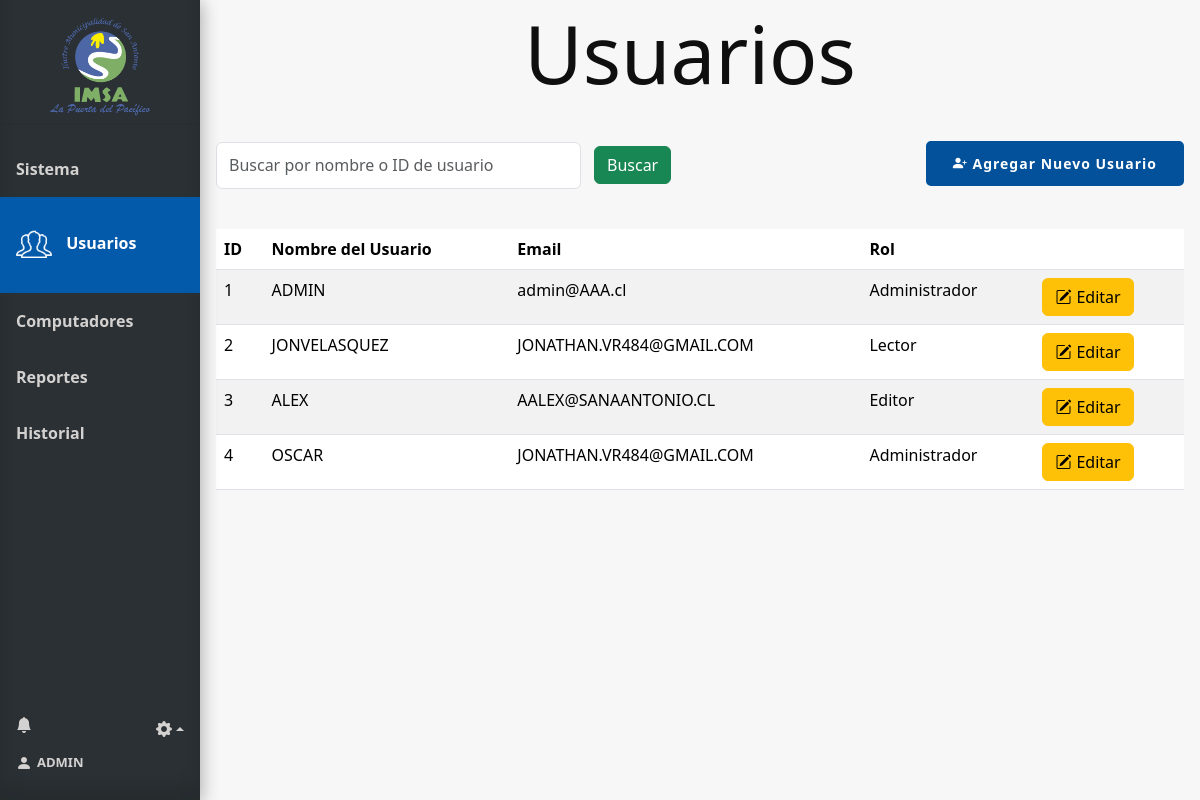
The page /usuarios (signed in) on the database its author committed.
### tables this page shows
CREATE TABLE Usuario (
    Id_usuario INTEGER PRIMARY KEY AUTOINCREMENT,
    Nombre_user VARCHAR(100),
    Email VARCHAR(100),
    Psw VARCHAR(100),
    id_tipo_usuario INTEGER,
    FOREIGN KEY (id_tipo_usuario) REFERENCES Tipo_usuario(id_tipo_usuario)
);

CREATE TABLE Tipo_usuario (
    id_tipo_usuario INTEGER PRIMARY KEY AUTOINCREMENT,
    nombre_tipo_usuario VARCHAR(100)
);

### app.py (the view)
@app.route('/usuarios', methods=['GET'])
@requiere_tipo_usuario(1)
@login_required
def usuarios():
    conn = get_db_connection()
    search_query = request.args.get('search', '')
    pcs = conn.execute("SELECT Id_pc, Nombre_pc FROM Pc").fetchall()
    tipo_usuario = conn.execute("SELECT id_tipo_usuario, nombre_tipo_usuario FROM Tipo_usuario").fetchall()
    form = CrearUsuarioForm()
    form.computador.choices = [(pc['Id_pc'], pc['Nombre_pc']) for pc in pcs]
    form.tipo_usuario.choices = [(tipo['id_tipo_usuario'], tipo['nombre_tipo_usuario']) for tipo in tipo_usuario]
    query = '''SELECT Usuario.Id_usuario, Usuario.Nombre_user, Usuario.Email, Usuario.id_tipo_usuario, Tipo_usuario.nombre_tipo_usuario
                FROM Usuario
                INNER JOIN Tipo_usuario ON Tipo_usuario.id_tipo_usuario = Usuario.id_tipo_usuario
                Where 1 = 1'''
    params = []
    if search_query:
        query += ' AND (Usuario.Nombre_user LIKE ?  OR Usuario.Id_usuario LIKE ?)'
        params.extend(['%' + search_query + '%', '%' + search_query + '%'])
    users = conn.execute(query, params).fetchall()
    conn.close()
    user = current_user
    num_notificaciones_totales = get_total_notifications(user.id)
    info_notificaciones = get_info_notifications(user.id)
    return render_template('usuarios.html', users=users, pcs=pcs, form=form, tipo_usuario=tipo_usuario,
                           user=user, num_notificaciones_totales=num_notificaciones_totales,
                           info_notificaciones=info_notificaciones)

### forms.py
class CrearUsuarioForm(FlaskForm):
    nombre_user = StringField('Nombre de usuario', validators=[DataRequired()])
    email_user = StringField('Correo electrónico', validators=[DataRequired(), Email()])
    psw = PasswordField('Contraseña', validators=[DataRequired()])
    psw_confirmar = PasswordField('Confirmar contraseña', validators=[DataRequired(), EqualTo('psw', message='Las contraseñas deben coincidir')])
    computador = SelectField('Computador', coerce=int, validators=[DataRequired()])
    tipo_usuario = SelectField('Tipo de usuario', coerce=int, validators=[DataRequired()])

### app.py (called while the page is built)
@login_manager.user_loader
def load_user(user_id):
    return Usuario.get_by_id(user_id)

def get_db_connection():
    conn = sqlite3.connect('database.db')
    conn.row_factory = sqlite3.Row
    return conn

def requiere_tipo_usuario(*roles_permitidos):
    def decorator(f):
        @wraps(f)
        def decorated_function(*args, **kwargs):
            if 'id_tipo_usuario' not in session:
                return redirect(url_for('login'))
            if session['id_tipo_usuario'] not in roles_permitidos:
                return redirect(url_for('index'))
            return f(*args, **kwargs)
        return decorated_function
    return decorator

def get_total_notifications(user_id):
    conn = get_db_connection()
    total_notifications = conn.execute(
        'SELECT COUNT(*) FROM Notificaciones WHERE id_usuario = ?  AND leido = false',
        (user_id,)
    ).fetchone()[0]
    conn.close()
    return total_notifications

def get_info_notifications(user_id):
    conn = get_db_connection()
    info_notifiaciones= conn.execute(
        'SELECT * FROM Notificaciones WHERE id_usuario = ? ORDER BY id_notificacion DESC LIMIT 6',
        (user_id,)
    ).fetchall()
    conn.close()
    return info_notifiaciones

### model.py (called while the page is built)
def get_db_connection():
    conn = sqlite3.connect('database.db')
    conn.row_factory = sqlite3.Row
    return conn

    @staticmethod
    def get_by_id(id_usuario):
        conn = get_db_connection()
        user_data = conn.execute('SELECT * FROM Usuario WHERE Id_usuario = ?', (id_usuario,)).fetchone()
        conn.close()
        if user_data:
            return Usuario(
                user_data['Id_usuario'],
                user_data['Nombre_user'],
                user_data['Email'],
                user_data['Psw'],
                user_data['id_tipo_usuario']
            )
        return None

### templates/usuarios.html (shortened to what this page needs)
{% extends 'base.html' %}
{% block head %}
<link rel="stylesheet" href="{{ url_for('static', filename='css/style_usuarios.css') }}">
{% endblock %}
{% block content %}
<h1 class="block-effect" style="--td:0.3s">
    <div class="block-reveal" style="--bc: #2b3034; --d: 0.5s">Usuarios</div>
</h1>
<div class="head">
    <div class="filtros">
        <form method="get" action="{{ url_for('usuarios') }}" id="filtro-form">
            <div class="filtro">
                <input class="form-control me-2" type="search" name="search"
                    placeholder="Buscar por nombre o ID de usuario" aria-label="Search"
                    value="{{ request.args.get('search', '') }}">
                <button class="btn btn-success" type="submit">Buscar</button>
            </div>
        </form>
    </div>
    <div class="Botones_Usuario">
        <button class="button_slide slide_right" data-bs-toggle="modal" data-bs-target="#ModalAgregarUsuario">
            <i class="bi bi-person-plus-fill"></i>
            <b>Agregar Nuevo Usuario</b></button>
    </div>
</div>
{% if users %}
<table class="table table-responsive-md table-striped mt-3 table-hover">
    <thead>
        <tr>
            <th>ID</th>
            <th>Nombre del Usuario</th>
            <th class="responsive">Email</th>
            <th class="responsive">Rol</th>
            <th></th>
        </tr>
    </thead>
    <tbody>
        {% for row in users %}
        <tr>
            <td>{{ row['Id_usuario'] }}</td>
            <td>{{ row['Nombre_user'] }}</td>
            <td class="responsive">{{ row['email'] }}</td>
            <td class="responsive">{{ row['nombre_tipo_usuario'] }}</td>
            <td>
                <a href="{{ url_for('editar_usuario', id=row['Id_usuario']) }}" class="btn btn-warning"><i class="bi bi-pencil-square" style="margin-right: 5px;"></i>Editar</a>
            </td>
        </tr>
        {% endfor %}
    </tbody>
</table>
{% else %}
<tr>
    <div class="alert alert-danger" role="alert">
        No existen registros.
    </div>
</tr>
{% endif %}
{% endblock %}

### templates/base.html (shortened to what this page needs)
<!doctype html>
<html lang="es">
<head>
  {% block head %} {% endblock %}
  <link rel="stylesheet" href="{{ url_for('static', filename='css/style_base.css') }}">
  <link href="https://cdn.jsdelivr.net/npm/bootstrap@5.3.3/dist/css/bootstrap.min.css" rel="stylesheet"
>
  <link href="https://cdn.jsdelivr.net/npm/bootstrap-icons/font/bootstrap-icons.css" rel="stylesheet">
</head>
<body>
  <div class="sidebar" style="display: flex; flex-direction: column; height: 100vh;">
    <div class="tituloMenu">
      <img src="{{ url_for('static', filename='img/logo.png') }}" alt="Logo-IMSA" width="100px">
    </div>
    <hr>
    <a href="{{ url_for('index') }}" class="slide_right {% if request.endpoint == 'index' %}active{% endif %}">
      <b id="menu-link">Sistema</b>
    </a>
    {% if session['id_tipo_usuario'] == 1 %}
    <a href="{{ url_for('usuarios') }}" class="slide_right {% if request.endpoint == 'usuarios' %}active{% endif %}">
      <img id="icon-usuarios" class="menu-icon {% if request.endpoint == 'usuarios' %}show{% endif %}"
        src="{{ url_for('static', filename='img/icon-usuarios.png') }}" alt="icon-Usuarios">
      <b id="menu-link">Usuarios</b>
    </a>
    {% endif %}
    <a href="{{ url_for('computadores') }}"
      class="slide_right {% if request.endpoint == 'computadores' %}active{% endif %}">
      <b id="menu-link">Computadores</b>
    </a>
    {% if session['id_tipo_usuario'] == 1 %}
    <a href="{{ url_for('reportes') }}" class="slide_right {% if request.endpoint == 'reportes' %}active{% endif %}">
      <b id="menu-link">Reportes</b>
      {% endif %}
    </a>
    <a href="{{ url_for('historial') }}" class="slide_right {% if request.endpoint == 'historial' %}active{% endif %}">
      <b id="menu-link">Historial</b>
    </a>
    <div class="menuAbajo">
      <div class="ajuste_notificacion">
        <div class="notificacion">
          <a href="" class="icon" data-bs-toggle="modal" data-bs-target="#ModalNotifiaciones" style="text-decoration: none;">
            <i class="bi bi-bell-fill" style="display: flex; align-items: center;"></i>
          </a>
        </div>
        <div class="ajustes btn-group dropup">
          <a href="" class="dropdown-toggle icon" data-bs-toggle="dropdown" aria-expanded="false">
            <i class="bi bi-gear-fill"></i></a>
        </div>
      </div>
      <div class="bodyCuenta">
        <a href="{{ url_for('cuenta') }}" id="cuenta">
          <i class="bi bi-person-fill" style="margin-right: 5px;"></i>
          <b style="font-size: small;"> {{ user.nombre_usuario}}</b>
        </a>
      </div>
    </div>
  </div>
  <div class="content">
    {% block content %}
    {% endblock %}
  </div>
</body>
</html>

### static/css/style_usuarios.css (style rules this page uses)
* { margin: 0; padding: 0; }
.head { display: flex; width: 100%; justify-content: space-between; }
.Botones_Usuario { display: flex; align-items: center; }

### static/css/style_base.css (style rules this page uses)
body { margin: 0; font-family: "Lato", sans-serif; height: 100vh; }
.content { background-color: #f7f7f7; height: 100vh; }
*, *::before, *::after { margin: 0; padding: 0; box-sizing: border-box; }
.block-effect { font-size: calc(8px + 6vw); margin-left: -20px; }
.block-reveal { --t: calc(var(--td) + var(--d)); color: transparent; padding: 4px; position: relative; overflow: hidden; animation: revealBlock 0s var(--t) forwards; }
.block-reveal::after { content: ''; width: 0%; height: 100%; padding-bottom: 4px; position: absolute; top: 0; left: 0; background: var(--bc); animation: revealingIn var(--td) var(--d) forwards, revealingOut var(--td) var(--t) forwards; }
h1 { text-align: center; }
.tituloMenu { display: flex; flex-direction: column; margin-top: 10px; margin-bottom: 10px; align-items: center; height: 11%; }
.sidebar { margin: 0; padding: 0; width: 200px; background-color: #2b3034; position: fixed; height: 100%; overflow: auto; box-shadow: inset 0 -1em 1em rgba(0, 0, 0, 0.1), 0.1em 0.1em 1em rgba(0, 0, 0, 0.3); }
.sidebar>a { display: flex; align-items: center; color: #d4d2d0; padding: 16px; text-decoration: none; display: inline-block; cursor: pointer; box-shadow: inset 0 0 0 0 #00213e; -webkit-transition: ease-out 0.4s; -moz-transition: ease-out 0.4s; transition: ease-out 0.4s; }
.sidebar>a.active { background-color: #045aaa; color: white; padding-top: 15%; padding-bottom: 15%; }
.button_slide { color: #FFF; border: 2px solid #02519a; background-color: #02519a; border-radius: 5px; padding: 10px 25px 10px 25px; display: inline-block; font-size: 14px; letter-spacing: 1px; cursor: pointer; box-shadow: inset 0 0 0 0 #00213e; -webkit-transition: ease-out 0.4s; -moz-transition: ease-out 0.4s; transition: ease-out 0.4s; }
div.content { margin-left: 200px; padding: 1px 16px; height: 100%; }
.menu-icon { display: none; width: 36px; margin-right: 10px; }
#menu-link { margin: 15px 0px 15px 0px; }
.sidebar a.active .menu-icon, .sidebar a:hover .menu-icon { display: inline-block; }
.menuAbajo { display: flex; margin-top: auto; color: #d4d2d0; padding: 16px 16px 25px 16px; flex-direction: column; }
.menuAbajo a { color: #d4d2d0; text-decoration: none; cursor: pointer; }
.bodyCuenta { width: 80%; display: flex; justify-content: start; align-content: center; }
#cuenta { display: flex; align-items: center; }
.ajuste_notificacion { display: flex; flex-direction: row; justify-content: space-between; width: 100%; margin-bottom: 10px; }
.notificacion a { display: flex; flex-direction: row; }
.icon { transition-duration: 0.3s; -webkit-tap-highlight-color: rgba(0, 0, 0, 0); transform: translateZ(0); box-shadow: 0 0 1px rgba(0, 0, 0, 0); }
.head { height: 100px; }
.filtros { width: 50%; display: flex; align-items: center; justify-content: space-around; }
.filtro { margin-top: 1%; padding-right: 1%; display: flex; flex-direction: row; width: 100%; }
#filtro-form { width: 100%; }
.filtro>button { margin: 1% 5% 1% 1%; }

### rows shown on the page
Usuario: nombre_usuario "ADMIN", Id_usuario "1", Nombre_user "ADMIN", email "admin@AAA.cl", nombre_tipo_usuario "Administrador"
Usuario: Id_usuario "2", Nombre_user "JONVELASQUEZ", email "JONATHAN.VR484@GMAIL.COM", nombre_tipo_usuario "Lector"
Usuario: Id_usuario "3", Nombre_user "ALEX", email "AALEX@SANAANTONIO.CL", nombre_tipo_usuario "Editor"
Usuario: Id_usuario "4", Nombre_user "OSCAR", email "JONATHAN.VR484@GMAIL.COM", nombre_tipo_usuario "Administrador"
